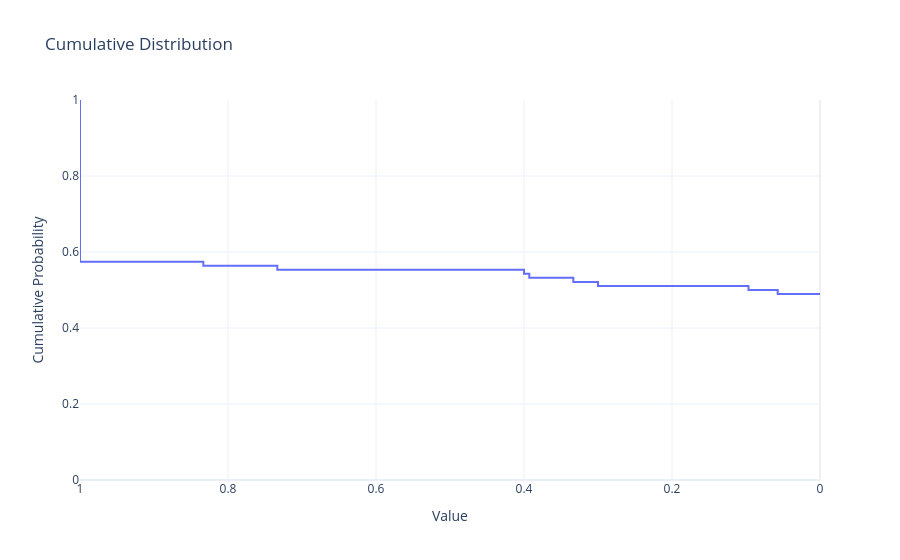

Notebook cell for this chart:
### Markdown cell above
---
## Week 3
---
(a) Compute the cumulative distribution of the clustering

(b) Define for every node the average of clustering of its neighbors. Compute the cumulative distribution

(c) Compare the two distributions.

### Code cell
# to compute the cumulative distribution of the clusterng

# we sort the list of clusterings computed earlier, and we create a hashmp.

# sorted_all_clusterings = all_clusterings[::] # shorthand deep copy
# sorted_all_clusterings.sort(reverse=1)

# print(sorted_all_clusterings)

# making a hash_map
clustering_count = {}

for i in range(len(all_clusterings)):
    if all_clusterings[i] in clustering_count:
        clustering_count[all_clusterings[i]] += 1
    else:
        clustering_count[all_clusterings[i]] = 1

print(clustering_count)

x = np.array(sorted(clustering_count.keys()))
counts = np.array([clustering_count[k] for k in x])

# Cumulative distribution
cdf = np.cumsum(counts) / counts.sum()

fig = go.Figure()

fig.add_trace(go.Scatter(
    x=x,
    y=cdf,
    mode="lines",
    line_shape="hv",  # horizontal-vertical step style
    name="CDF"
))

fig.update_layout(
    title="Cumulative Distribution",
    xaxis_title="Value",
    xaxis=dict(range=[max(x), min(x)]),
    yaxis_title="Cumulative Probability",
    yaxis=dict(range=[0, 1]),
    template="plotly_white"
)

fig.show()

### Figure 1 — Plotly figure (JSON) as saved in the notebook; plotly's stock layout.template omitted (floating-point values rounded to 4 significant figures)
{"data": [{"line": {"shape": "hv"}, "mode": "lines", "name": "CDF", "type": "scatter", "x": [0, 0.05714, 0.09667, 0.3, 0.3333, 0.3929, 0.4, 0.7333, 0.8333, 1], "y": [0.4894, 0.5, 0.5106, 0.5213, 0.5319, 0.5426, 0.5532, 0.5638, 0.5745, 1]}], "layout": {"title": {"text": "Cumulative Distribution"}, "xaxis": {"range": [1, 0], "title": {"text": "Value"}}, "yaxis": {"range": [0, 1], "title": {"text": "Cumulative Probability"}}}}
